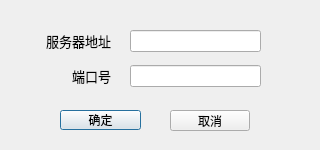
<?xml version="1.0" encoding="UTF-8"?>
<ui version="4.0">
 <class>SettingDlg</class>
 <widget class="QDialog" name="SettingDlg">
  <property name="geometry">
   <rect>
    <x>0</x>
    <y>0</y>
    <width>320</width>
    <height>150</height>
   </rect>
  </property>
  <property name="minimumSize">
   <size>
    <width>320</width>
    <height>150</height>
   </size>
  </property>
  <property name="maximumSize">
   <size>
    <width>320</width>
    <height>150</height>
   </size>
  </property>
  <property name="windowTitle">
   <string>连接设置</string>
  </property>
  <widget class="QLabel" name="ipLabel">
   <property name="geometry">
    <rect>
     <x>30</x>
     <y>30</y>
     <width>81</width>
     <height>21</height>
    </rect>
   </property>
   <property name="font">
    <font>
     <pointsize>10</pointsize>
    </font>
   </property>
   <property name="text">
    <string>服务器地址</string>
   </property>
   <property name="alignment">
    <set>Qt::AlignRight|Qt::AlignTrailing|Qt::AlignVCenter</set>
   </property>
  </widget>
  <widget class="QLabel" name="portLabel">
   <property name="geometry">
    <rect>
     <x>30</x>
     <y>65</y>
     <width>81</width>
     <height>21</height>
    </rect>
   </property>
   <property name="font">
    <font>
     <pointsize>10</pointsize>
    </font>
   </property>
   <property name="text">
    <string>端口号</string>
   </property>
   <property name="textFormat">
    <enum>Qt::AutoText</enum>
   </property>
   <property name="alignment">
    <set>Qt::AlignRight|Qt::AlignTrailing|Qt::AlignVCenter</set>
   </property>
  </widget>
  <widget class="QLineEdit" name="ipLineEdit">
   <property name="geometry">
    <rect>
     <x>130</x>
     <y>30</y>
     <width>131</width>
     <height>22</height>
    </rect>
   </property>
  </widget>
  <widget class="QLineEdit" name="portLineEdit">
   <property name="geometry">
    <rect>
     <x>130</x>
     <y>65</y>
     <width>131</width>
     <height>22</height>
    </rect>
   </property>
  </widget>
  <widget class="QPushButton" name="okBtn">
   <property name="geometry">
    <rect>
     <x>60</x>
     <y>110</y>
     <width>81</width>
     <height>20</height>
    </rect>
   </property>
   <property name="text">
    <string>确定</string>
   </property>
  </widget>
  <widget class="QPushButton" name="cancelBtn">
   <property name="geometry">
    <rect>
     <x>170</x>
     <y>110</y>
     <width>80</width>
     <height>21</height>
    </rect>
   </property>
   <property name="text">
    <string>取消</string>
   </property>
  </widget>
 </widget>
 <resources/>
 <connections>
  <connection>
   <sender>cancelBtn</sender>
   <signal>clicked()</signal>
   <receiver>SettingDlg</receiver>
   <slot>close()</slot>
   <hints>
    <hint type="sourcelabel">
     <x>214</x>
     <y>130</y>
    </hint>
    <hint type="destinationlabel">
     <x>279</x>
     <y>120</y>
    </hint>
   </hints>
  </connection>
 </connections>
</ui>
